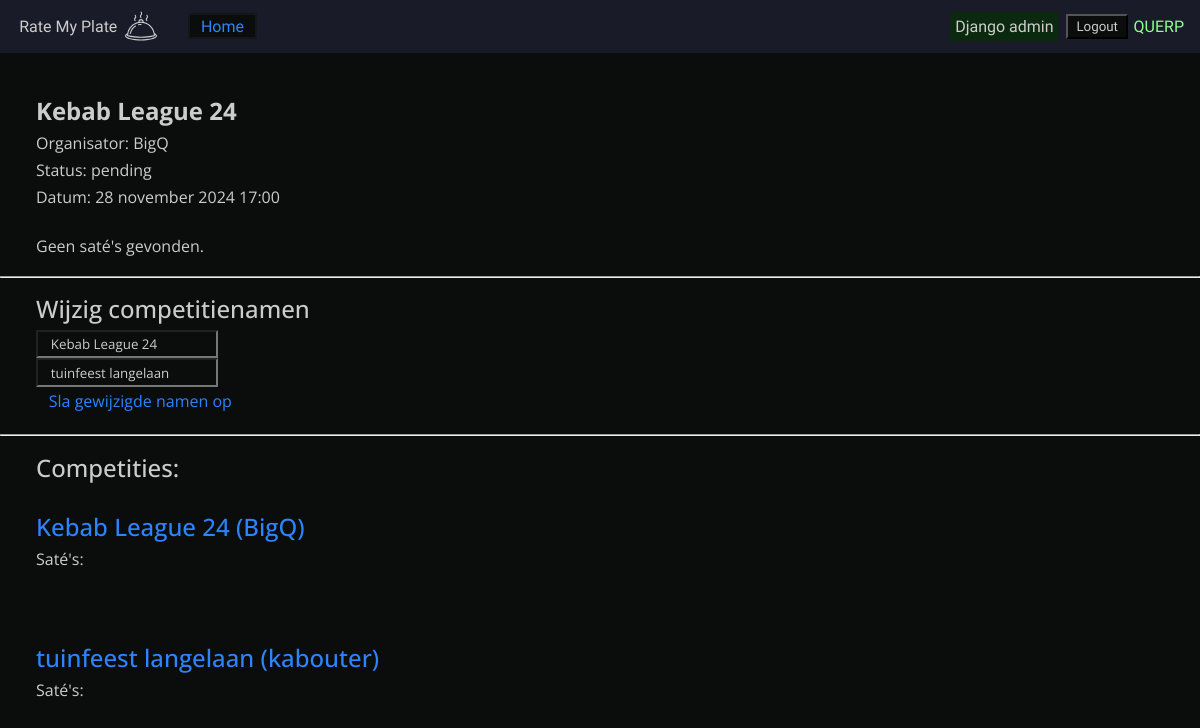
The app's page /competition/111/ (signed in) with its own data.
### competition/models.py (models this page shows, shortened)
class Competition(models.Model):
    name = models.CharField(max_length=100)
    status = models.CharField(blank=True, null=True, max_length=100)
    organiser = models.ForeignKey(Player, on_delete=models.CASCADE)
    date = models.DateTimeField(blank=True, null=True)
    def __str__(self):
        return f"{self.name} ({self.organiser.name})"

class Player(models.Model):
    user = models.OneToOneField(settings.AUTH_USER_MODEL, on_delete=models.CASCADE, primary_key=True)
    name = models.CharField(max_length=100)

### competition/views.py (the view)
# urls.py: path("competition/<int:pk>/", views.competition_detail, name="competition"),
@login_required
def competition_detail(request, pk):
    competition_selection = get_object_or_404(Competition, pk=pk)
    competition_list = Competition.objects.all()
    context = {"competition_selection": competition_selection,
               "competition_list": competition_list,
    }
    return render(request, "competition/competition_detail.html", context)

### competition/templates/competition/competition_detail.html (shortened to what this page needs)
{% extends 'competition/base.html' %}
{% block nav_links_extend %}
    <a href="{% url 'index' %}">Home</a>
{% endblock nav_links_extend %}
{% block content %}
<section>
    {% if competition_selection %}
    <h1>{{competition_selection.name}}</h1>
    <p>Organisator:     {{competition_selection.organiser.name}}</p>
    <p>Status:          {{competition_selection.status}}</p>
    <p>Datum:           {{competition_selection.date}}</p>
    <br>
        {% if competition_selection.satay_set.all %}
            {% for satay in competition_selection.satay_set.all %}
            <p>Satay: {{satay.cook }}</p>
                {% if satay.rating_set.all %}
                    {% for rating in satay.rating_set.all %}
                    <p>&nbsp;&nbsp; Rating: {{rating }}</p>
                    {% endfor %}
                {% else %}
                    <p>&nbsp;&nbsp; Geen ratings gevonden.</p>
                {% endif %}
            {% endfor %}
        {% else %}
            <p>Geen saté's gevonden.</p>
        {% endif %}
    {% else %}
    <p>Geen competities gevonden.</p>
    {% endif %}
</section>
<hr>
<section>
    <h2>Wijzig competitienamen</h2>
    <form action="{% url 'post_form' competition_selection.id %}" method="post">
        {% for competition in competition_list %}
            <input type="text" name="competition_{{ forloop.counter }}" id="competition{{ forloop.counter }}" value="{{competition.name}} "><br>
        {% endfor %}
        <input type="submit" value="Sla gewijzigde namen op">
    </form>
</section>
<hr>
<section>
<h2>Competities:</h2><br>
    {% if competition_list %}
        {% for competition in competition_list %}
            <h2><a href="/competition/{{ competition.id }}/">{{ competition }}</a></h2>
            <p>Saté's:</p>
            <br><br><br>
        {% endfor %}
    {% else %}
        <li>Geen competities gevonden.</li>
    {% endif %}
</section>
{% endblock content %}

### templates/base.html (shortened to what this page needs)
{% load static %}
<!DOCTYPE html>
<html lang="nl">
<head>
    <link rel="stylesheet" href="{% static 'reset.css' %}">
    <link rel="stylesheet" href="{% static 'base.css' %}">
    <link rel="stylesheet" href="{% static 'header.css' %}">
    {% block head_links %}{% endblock head_links %}
</head>
<body>
    <header>
        <a href="/" class="logo">
            <p>Rate My Plate</p>
            <img src="{% static 'competition/logo.svg' %}" alt="">
        </a>
        <div class="links">
            {% block nav_links %}
            {% endblock nav_links %}
        </div>
        <div class="active_user">
            {% if user.is_superuser %}
            <a href="{% url 'admin:index' %}">Django admin</a>
            {% endif %}
            {% if user.is_authenticated %}
            <form id="logout-form" method="post" action="{% url 'logout' %}">
                <button type="submit" class="btn btn-link">Logout</button>
            </form>
            <p class="username {% if user.is_superuser %}superuser{% endif %}">{{ user.username }}</p>
            {% else %}
                <p>Logged out</p>
                {% comment %} <p><a href="{% url 'login' %}" target="_self">login</a></p> {% endcomment %}
            {% endif %}
        </div>
    </header>
    <main>
        {% block content %}{% endblock content %}
    </main>
</body>
</html>

### static/base.css (style rules this page uses)
:root { --txt-main-clr: #ccc; --bg-clr: #0b0c0c; --link-clr: #2c84ff; --link-sec-clr: hsla(215, 100%, 59%, 0.12); --link-bg-hover: #040404; --th-bg-clr: #090a0a; --th-fk: #5aa85a; --th-pk: #b83285; --alert-succes:#28a745; --alert-info:var(--link-clr); --alert-warning:#ffb92c; --alert-error:#ff2c2c; }
body { background: var(--bg-clr) ; font-family: 'open sans'; color: var(--txt-main-clr); }
select, option, input { background: var(--bg-clr); color: var(--txt-main-clr); padding: 0.2rem 0.8rem; }

### records on screen
Competition: name "Kebab League 24", organiser.name "BigQ", status "pending", date "28 november 2024 17:00", name+organiser "Kebab League 24 (BigQ)"
Competition: name "tuinfeest langelaan", name+organiser "tuinfeest langelaan (kabouter)"

### other values on screen
{{ user.username }} "QUERP"
